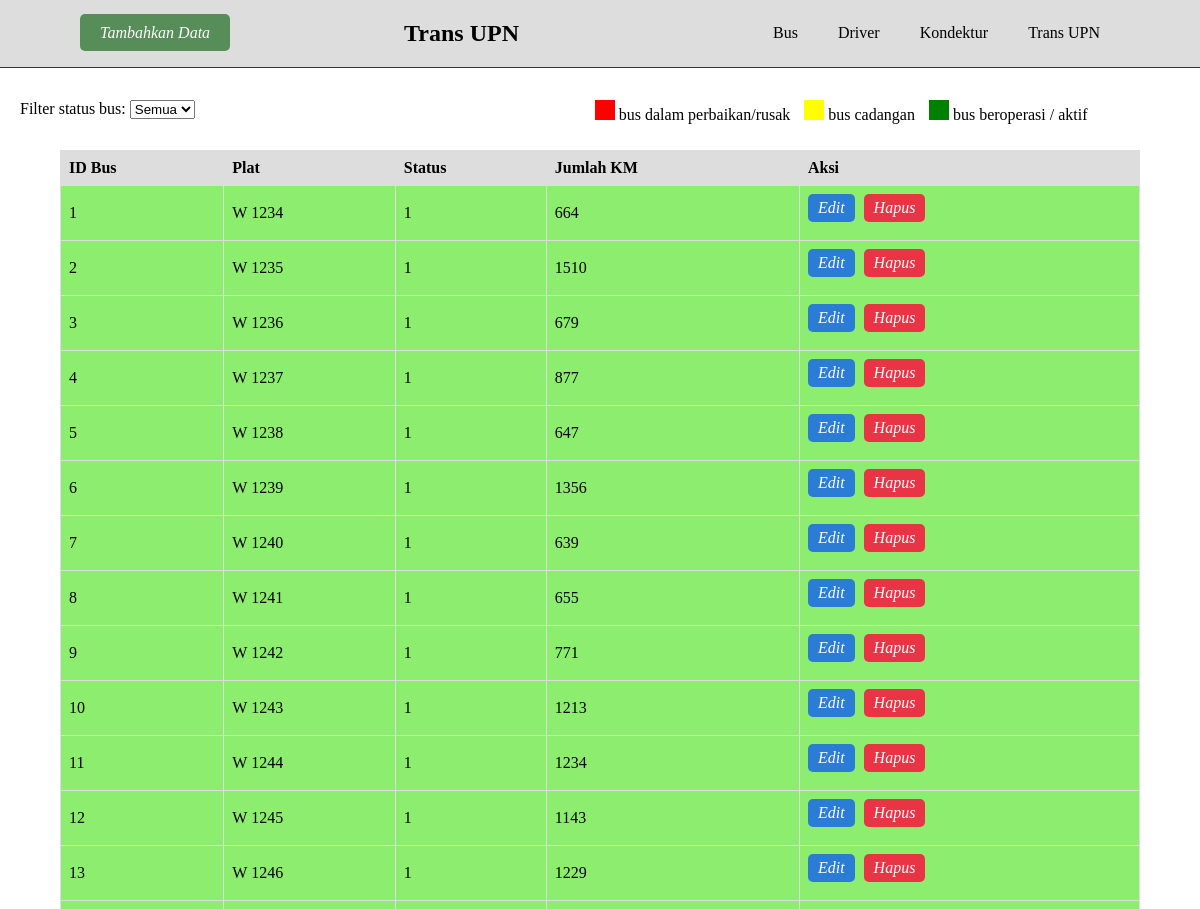
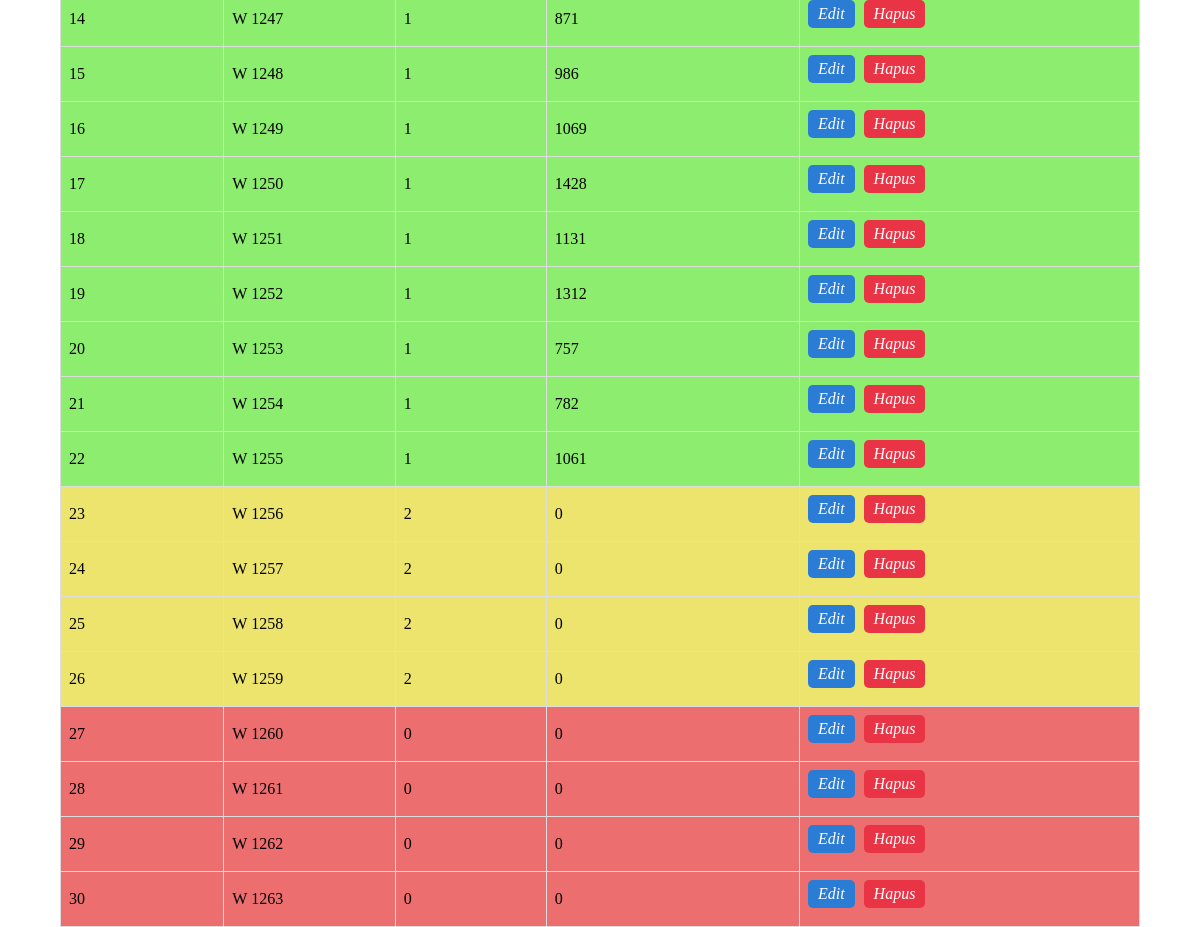
/transupn/main/bus.php, run on the app's committed database (2 pictures, top to bottom).
### tables this page shows
CREATE TABLE `bus` (
  `id_bus` int(10) UNSIGNED NOT NULL,
  `plat` varchar(10) DEFAULT NULL,
  `status` char(1) DEFAULT NULL
);

### transupn/main/koneksi.php (called while the page is built, shortened)
<?php
function koneksi_db (){
    $host = 'localhost';
    $user = 'root';
    $pass = '';
    $db = 'transupn';
    $conn = mysqli_connect($host, $user, $pass);
    mysqli_select_db($conn,$db);
    return $conn;
}
?>

### transupn/main/bus.php (the view, shortened to what this page needs)
<?php
include('koneksi.php');
?>
<!DOCTYPE html>
<html lang="en">
<head>
    <link rel="stylesheet" href="../css/style.css">
</head>
<body>
    <nav>
        <div class="buttonposition">
            <a href="../bus/kelola.php" type="button" class="button">
                <i>Tambahkan Data</i>
            </a>
        </div>
        <h2>Trans UPN</h2>
        <ul>
            <li><a href="#">Bus</a></li>
            <li><a href="driver.php">Driver</a></li>
            <li><a href="kondektur.php">Kondektur</a></li>
            <li><a href="trans_upn.php">Trans UPN</a></li>
        </ul>
    </nav>
    <div style="height:100px"></div>
    <table>
        <thead>
            <tr>
                <th>ID Bus</th>
                <th>Plat</th>
                <th>Status</th>
                <th>Jumlah KM</th>
                <th>Aksi</th>
            </tr>
        </thead>
        <tbody>
            <?php
            $status = "";
            if (isset($_GET['status'])) {
                $status = $_GET['status'];
                if ($status == "semua") {
                    $query = "SELECT bus.id_bus, bus.plat, bus.status, SUM(trans_upn.jumlah_km) as jumlah_km FROM bus LEFT JOIN trans_upn ON bus.id_bus = trans_upn.id_bus GROUP BY bus.id_bus";
                } else {
                    $query = "SELECT bus.id_bus, bus.plat, bus.status, SUM(trans_upn.jumlah_km) as jumlah_km FROM bus LEFT JOIN trans_upn ON bus.id_bus = trans_upn.id_bus WHERE status = '$status' GROUP BY bus.id_bus";
                }
            } else {
                $query = "SELECT bus.id_bus, bus.plat, bus.status, SUM(trans_upn.jumlah_km) as jumlah_km FROM bus LEFT JOIN trans_upn ON bus.id_bus = trans_upn.id_bus GROUP BY bus.id_bus";
            }
            $result = mysqli_query(koneksi_db(), $query);
            ?>
            <div class="atasan">
                <form method="get">
                    <div class="form-group">
                        <label for="status">Filter status bus:</label>
                        <select class="form-control" id="status" name="status" onchange="this.form.submit()">
                            <option value="semua" <?php if ($status == 'semua')
                                echo 'selected="selected"'; ?>>Semua
                            </option>
                        </select>
                    </div>
                </form>
                <div class="kotak">
                    <div style="background-color: red; width: 20px; height: 20px; display: inline-block;"></div>
                    <span style="display: inline-block; margin-right: 10px;">bus dalam perbaikan/rusak</span>
                    <div style="background-color: yellow; width: 20px; height: 20px; display: inline-block;"></div>
                    <span style="display: inline-block; margin-right: 10px;">bus cadangan</span>
                    <div style="background-color: green; width: 20px; height: 20px; display: inline-block;"></div>
                    <span style="display: inline-block; margin-right: 10px;">bus beroperasi / aktif</span>
                </div>
            </div>
            <?php
            if (mysqli_num_rows($result) > 0) {
                while ($row = mysqli_fetch_assoc($result)) {
                    ?>
                    <tr class="<?php echo $row['status'] == 1 ? 'hijau' : ($row['status'] == 2 ? 'kuning' : 'merah') ?>">
                        <td>
                            <?php echo $row['id_bus']; ?>
                        </td>
                        <td>
                            <?php echo $row['plat']; ?>
                        </td>
                        <td>
                            <?php echo $row['status']; ?>
                        </td>
                        <td>
                            <?php if ($row['jumlah_km']) {
                                echo $row['jumlah_km'];
                            } else {
                                echo "0";
                            }
                            ; ?>
                        </td>
                        <td>
                            <a href="../bus/kelola.php?ubah=<?php echo $row['id_bus']; ?>" type="button" class="btn_edit">
                                <i>Edit</i>
                            </a>
                            <a href="../bus/proses.php?hapus=<?php echo $row['id_bus']; ?>" type="button" class="btn_hapus">
                                <i>Hapus</i>
                            </a>
                        </td>
                    </tr>
                    <?php
                }
            } else {
                echo "Data tidak ada";
            }
            ?>
        </tbody>
    </table>
</body>
</html>

### transupn/css/style.css (style rules this page uses)
body { padding: 0; margin: 0; }
nav { position: fixed; display: flex; justify-content: space-between; align-items: center; background-color: #ddd; border-bottom: 1px solid #333; width: 100%; }
h2 { text-align: center; flex-grow: 1; }
ul { list-style: none; display: flex; padding-right: 100px; }
li { margin-left: 20px; }
ul li a { margin-left: 20px; background-image: linear-gradient(90deg, #fff 0%, #fff 100%); background-position: 0 100%; background-repeat: no-repeat; background-size: 0% 2px; transition: all 0.3s ease-in-out; }
a { text-decoration: none; color: black; }
table { width: 90%; border-collapse: collapse; border: 1px solid #ddd; margin: 30px auto 0; text-align: left; overflow: auto; }
th, td { padding: 8px; border-right: 1px solid #ddd; border-bottom: 1px solid #ddd; }
th { background-color: #ddd; }
.buttonposition { padding-left: 80px; }
.button { background-color: #568d58; color: #fff; padding: 10px 20px; border-radius: 5px; text-decoration: none; }
.btn_edit { background-color: #2a7cd4; color: #fff; padding: 5px 10px; border-radius: 5px; text-decoration: none; display: inline-block; margin-right: 5px; margin-bottom: 10px; }
.btn_hapus { background-color: #e93446; color: #fff; padding: 5px 10px; border-radius: 5px; text-decoration: none; display: inline-block; }

### transupn/main/bus.php (style rules this page uses)
.merah { background-color: #ed6e6e; }
.hijau { background-color: #8ced6e; }
.kuning { background-color: #ede46e; }
.atasan { display: flex; flex-direction: row; }
.kotak { margin-left: 400px; height: 20px; }
.form-group { margin-left: 20px; }

### data on the page
bus: id_bus "1", plat "W 1234", status "1", jumlah_km "664"
bus: id_bus "2", plat "W 1235", status "1", jumlah_km "1510"
bus: id_bus "3", plat "W 1236", status "1", jumlah_km "679"
bus: id_bus "4", plat "W 1237", status "1", jumlah_km "877"
bus: id_bus "5", plat "W 1238", status "1", jumlah_km "647"
bus: id_bus "6", plat "W 1239", status "1", jumlah_km "1356"
bus: id_bus "7", plat "W 1240", status "1", jumlah_km "639"
bus: id_bus "8", plat "W 1241", status "1", jumlah_km "655"
bus: id_bus "9", plat "W 1242", status "1", jumlah_km "771"
bus: id_bus "10", plat "W 1243", status "1", jumlah_km "1213"
bus: id_bus "11", plat "W 1244", status "1", jumlah_km "1234"
bus: id_bus "12", plat "W 1245", status "1", jumlah_km "1143"
bus: id_bus "13", plat "W 1246", status "1", jumlah_km "1229"
bus: id_bus "14", plat "W 1247", status "1", jumlah_km "871"
bus: id_bus "15", plat "W 1248", status "1", jumlah_km "986"
bus: id_bus "16", plat "W 1249", status "1", jumlah_km "1069"
bus: id_bus "17", plat "W 1250", status "1", jumlah_km "1428"
bus: id_bus "18", plat "W 1251", status "1", jumlah_km "1131"
bus: id_bus "19", plat "W 1252", status "1", jumlah_km "1312"
bus: id_bus "20", plat "W 1253", status "1", jumlah_km "757"
bus: id_bus "21", plat "W 1254", status "1", jumlah_km "782"
bus: id_bus "22", plat "W 1255", status "1", jumlah_km "1061"
bus: id_bus "23", plat "W 1256", status "2", shows "0"
bus: id_bus "24", plat "W 1257", status "2", shows "0"
bus: id_bus "25", plat "W 1258", status "2", shows "0"
bus: id_bus "26", plat "W 1259", status "2", shows "0"
bus: id_bus "27", plat "W 1260", status "0"
bus: id_bus "28", plat "W 1261", status "0"
bus: id_bus "29", plat "W 1262", status "0"
bus: id_bus "30", plat "W 1263", status "0"
